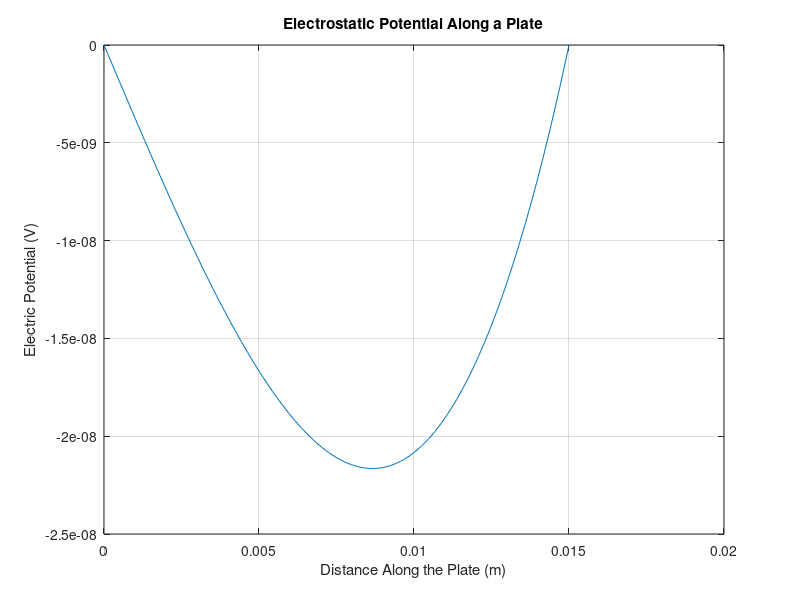

This figure's MATLAB source:
%% Coursework CW1: 1D Electrostatic Potential
% ------- Armand Isufaj ---------- Student ID:170013584


%%

% Length of the Plate
L = 1.5*10^-2;

% Charge Density
r = 0.3;

% Permitivity
e = 3;

% Number of which the length of the plate will be divided into
nx = 150;

% number of unknown values
nU = 148;

% The length of each division of the plate
dx = L/(nx-1);

% The co-efficient of the value of V(i-1)
aw = e/(r*(dx^2));

% The co-efficient of the value of V(i)
ap = -2*aw;

% The co-efficient of the value of V(i+1)
ae = aw;

% The value for V at x = 1
V1 = 0;

% The value for V at x = nx
Vnx = 0;

%%

% Create a nU by nU matrix, nU is the number of unknown values we need to
% find
A = zeros(nU,nU);

% Creates a collumn vector with 'nU' number of elements
b = zeros(nU,1);

%%

% for loop from the second unknown to the second last unknown

% this is because the code error where the element is 0 or out of the range
% i-1 would not work if you start at i=1  (First Element)
% i+1 would not work if you end at nU     (Last Element)

for i = 2:nU-1;
    % Assigns the elements into the co-efficient matrix
    A(i,i-1) = aw; % All values of the diagonal 1 below the main = aw
    A(i,i) = ap;   % All values in the main diagonal = ap
    A(i,i+1) = ae; % All values of the diagonal 1 above the main = ae
    
end

% place the remaining co-efficients into 'A' that were not in the for loop
% above

% First element for the main diagonal
A(1,1) = ap;

% First element for the diagonal 1 above the main diagonal
A(1,2) = ae;

% last element for the main diagonal
A(nU,nU) = ap;

% last element for the diagonal 1 above the main diagonal
A(nU,nU-1) = ae;

% the diagonal 1 below the main diagonal is accounted for in the foor loop

%%


% Initialises the value for sum to be equal to 0
sum = 0;

% Creates a for loop between 1 and the nU

for i = 1:nU
    
    % The elements of matrix 'b' are given values so that the element of
    % 'b' corresponds to the distance from the origin
    b(i) = sum + dx;
    
    % update the value of 'sum' after each iteration
    sum = b(i)

end


%%

% Creates a column vector
V = [V1;       % First element from the boundary conditions
     A\b;       % Elements inbetween which were calculated 
     Vnx]      % Last element from the boundary conditions


% sets the x axis of the graph: linspace(start,step,end)
x = linspace(0,L,nx);


% Plot the graph: plot(x,y)
plot(x,V)

% Enables the grid
grid on

% Names the title of the plot
title("Electrostatic Potential Along a Plate")

% Names the x-axis of the plot
xlabel("Distance Along the Plate (m)")

% Names the y-axis of the plot
ylabel("Electric Potential (V)")




%%
